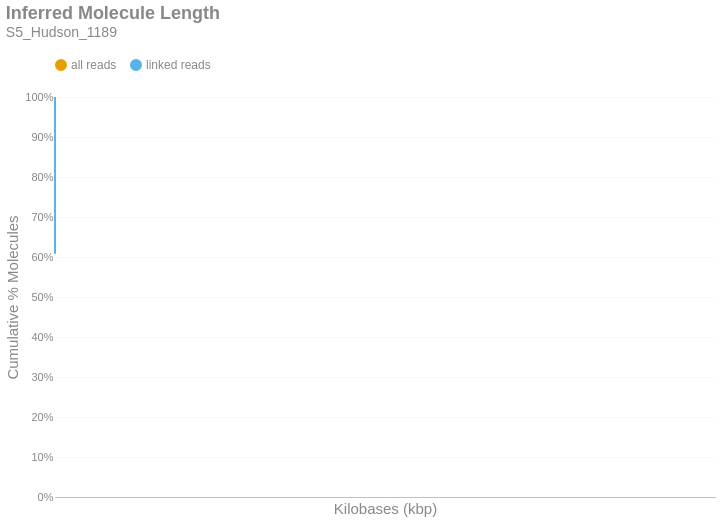

Source (notebook cell):
### Markdown cell above
### Inferred Molecule Length
This is the cumulative frequency distribution of molecule lengths inferred from the first and last alignment positions along a contig for all alignments associated with a single linked-read barcode on a given contig.There are two distributions: one with `all` the alignments (yellow) and another with only `linked reads` (blue). The percent of molecules in the `linked reads` distribution is relative to the total number of linked molecules.

### Code cell
if SKIPLR:
    print_html(f"Skipped")
else:
    binned_df = consolidated_hist(valids['length_inferred']/1000, mask, 10, True)
    binned_df = binned_df.with_columns(
        pl.when(pl.col('bin').cast(pl.Utf8) == '0').then(pl.lit('1')).otherwise(pl.col('bin').cast(pl.Utf8)).alias('bin')
    )
    with SafeRender(binned_df):
        (
            density_plot(binned_df, 'Inferred Molecule Length', samplename, 'inferredlen')
            .transform_calculate(bin_kb='datum.bin / 1000')
            .encode(
                x=alt.X('bin_kb:Q', title="Kilobases (kbp)").scale(type='log', padding=0).axis(labelAngle=-40),
                y=alt.Y('value:Q', title='Cumulative % Molecules')
                    .axis(format='%')
                    .stack(False)
                    .scale(domainMin=0, domainMax=1,padding=0),
                color=alt.Color("key:N").scale(domain = ["all reads", "linked reads"]),
                tooltip = [
                    alt.Tooltip("key:N", title = "Data Type"),
                    alt.Tooltip("range_label:N", title="Kilobases"),
                    alt.Tooltip("value:Q", format = ".2%", title="% Molecules (Cum.)")
                ]
            )
        ).display()

### Figure 1 — Vega-Lite specification as saved in the notebook (floating-point values rounded to 4 significant figures)
{"width": "container", "height": 400, "config": {"title": {"anchor": "start", "dy": -15, "fontSize": 18, "color": "#888888", "subtitleColor": "#888888", "subtitleFontSize": 14}, "arc": {"fill": "#0072B2"}, "axis": {"domainColor": "#888888", "domainWidth": 0.5, "gridWidth": 0.2, "grid": false, "titleFontWeight": 400, "titleFontSize": 15, "labelFontSize": 11, "labelColor": "#888888", "tickColor": "#888888", "tickWidth": 0.2, "titleColor": "#888888"}, "axisBand": {"grid": false}, "axisX": {"grid": true, "tickSize": 10, "domainCap": "round"}, "axisY": {"domain": false, "grid": true, "tickSize": 0, "domainCap": "round"}, "background": "transparent", "header": {"labelFontSize": 15, "labelColor": "#888888", "titleFontSize": 15, "titleFontWeight": 600, "titleColor": "#888888"}, "legend": {"labelFont": "sans-serif", "labelFontSize": 12, "labelColor": "#888888", "symbolSize": 100, "symbolType": "circle", "titleFontSize": 12, "titlePadding": 10, "titleColor": "#888888", "title": null, "orient": "top"}, "range": {"category": ["#E69F00", "#56B4E9", "#009E73", "#F0E442", "#0072B2", "#D55E00", "#CC79A7", "#000000"], "diverging": ["#cfe8f3", "#a2d4ec", "#73bfe2", "#46abdb", "#1696d2", "#12719e"]}, "area": {"fill": "#0072B2", "fillOpacity": 0.7, "line": true, "strokeOpacity": 0.7}, "line": {"color": "#0072B2", "stroke": "#0072B2", "strokeWidth": 2}, "trail": {"color": "#0072B2", "stroke": "#0072B2", "strokeWidth": 0, "size": 1}, "point": {"filled": true, "fillOpacity": 1.0, "size": 95}, "text": {"color": "#888888", "fontSize": 11, "align": "right", "fontWeight": 400, "size": 11}, "bar": {"fill": "#0072B2", "stroke": null}, "view": {"stroke": null, "continuousWidth": 660, "continuousHeight": 400}}, "data": {"name": "data-2decf227e4a4dd7b10e19bb124fb4467"}, "mark": {"type": "line", "interpolate": "monotone", "point": {"opacity": 0, "size": 275}}, "encoding": {"color": {"field": "key", "scale": {"domain": ["all reads", "linked reads"]}, "type": "nominal"}, "tooltip": [{"field": "key", "title": "Data Type", "type": "nominal"}, {"field": "range_label", "title": "Kilobases", "type": "nominal"}, {"field": "value", "format": ".2%", "title": "% Molecules (Cum.)", "type": "quantitative"}], "x": {"axis": {"labelAngle": -40}, "field": "bin_kb", "scale": {"type": "log", "padding": 0}, "title": "Kilobases (kbp)", "type": "quantitative"}, "y": {"axis": {"format": "%"}, "field": "value", "scale": {"domainMin": 0, "domainMax": 1, "padding": 0}, "stack": false, "title": "Cumulative % Molecules", "type": "quantitative"}}, "params": [{"name": "param_c36ac31b6afebe62", "select": {"type": "point", "fields": ["key"]}, "bind": "legend"}], "title": {"text": "Inferred Molecule Length", "subtitle": "S5_Hudson_1189"}, "transform": [{"fold": ["all reads (cumsum)", "linked reads (cumsum)"]}, {"calculate": "replace(datum.key, ' (cumsum)', '')", "as": "key"}, {"filter": {"param": "param_c36ac31b6afebe62"}}, {"calculate": "datum.bin / 1000", "as": "bin_kb"}], "usermeta": {"embedOptions": {"downloadFileName": "S5_Hudson_1189.inferredlen"}}, "$schema": "https://vega.github.io/schema/vega-lite/v6.1.0.json", "datasets": {"data-2decf227e4a4dd7b10e19bb124fb4467": [{"bin": "0.0", "interval": "0.0-10.0", "all reads": 0.8946, "linked reads": 0.6082, "all reads (cumsum)": 0.8946, "linked reads (cumsum)": 0.6082, "range_label": "0-9"}, {"bin": "10.0", "interval": "10.0-20.0", "all reads": 0.05999, "linked reads": 0.2225, "all reads (cumsum)": 0.9546, "linked reads (cumsum)": 0.8306, "range_label": "10-19"}, {"bin": "20.0", "interval": "20.0-30.0", "all reads": 0.027, "linked reads": 0.1007, "all reads (cumsum)": 0.9816, "linked reads (cumsum)": 0.9313, "range_label": "20-29"}, {"bin": "30.0", "interval": "30.0-40.0", "all reads": 0.01119, "linked reads": 0.04175, "all reads (cumsum)": 0.9928, "linked reads (cumsum)": 0.9731, "range_label": "30-39"}, {"bin": "40.0", "interval": "40.0-50.0", "all reads": 0.004533, "linked reads": 0.01684, "all reads (cumsum)": 0.9973, "linked reads (cumsum)": 0.9899, "range_label": "40-49"}, {"bin": "50.0", "interval": "50.0-60.0", "all reads": 0.001553, "linked reads": 0.005845, "all reads (cumsum)": 0.9989, "linked reads (cumsum)": 0.9958, "range_label": "50-59"}, {"bin": "60.0", "interval": "60.0-70.0", "all reads": 0.0006303, "linked reads": 0.002372, "all reads (cumsum)": 0.9995, "linked reads (cumsum)": 0.9981, "range_label": "60-69"}, {"bin": "70.0", "interval": "70.0-80.0", "all reads": 0.0002688, "linked reads": 0.001014, "all reads (cumsum)": 0.9998, "linked reads (cumsum)": 0.9992, "range_label": "70-79"}, {"bin": "80.0", "interval": "80.0-90.0", "all reads": 0.0001248, "linked reads": 0.000468, "all reads (cumsum)": 0.9999, "linked reads (cumsum)": 0.9996, "range_label": "80-89"}, {"bin": "90.0", "interval": "90.0-100.0", "all reads": 5.014e-05, "linked reads": 0.0001878, "all reads (cumsum)": 1.0, "linked reads (cumsum)": 0.9998, "range_label": "90-99"}, {"bin": "100.0", "interval": "100.0-110.0", "all reads": 2.656e-05, "linked reads": 0.0001002, "all reads (cumsum)": 1.0, "linked reads (cumsum)": 0.9999, "range_label": "100-109"}, {"bin": "110.0", "interval": "110.0-120.0", "all reads": 1.104e-05, "linked reads": 4.165e-05, "all reads (cumsum)": 1.0, "linked reads (cumsum)": 1.0, "range_label": "110-119"}, {"bin": "120.0", "interval": "120.0-130.0", "all reads": 5.986e-06, "linked reads": 2.259e-05, "all reads (cumsum)": 1.0, "linked reads (cumsum)": 1.0, "range_label": "120-129"}, {"bin": "130.0", "interval": "130.0-140.0", "all reads": 3.554e-06, "linked reads": 1.341e-05, "all reads (cumsum)": 1.0, "linked reads (cumsum)": 1.0, "range_label": "130-139"}, {"bin": "140.0", "interval": "140.0-150.0", "all reads": 1.31e-06, "linked reads": 4.941e-06, "all reads (cumsum)": 1.0, "linked reads (cumsum)": 1.0, "range_label": "140-149"}, {"bin": "150.0", "interval": "150.0-160.0", "all reads": 7.483e-07, "linked reads": 2.824e-06, "all reads (cumsum)": 1.0, "linked reads (cumsum)": 1.0, "range_label": "150-159"}, {"bin": "160.0", "interval": "160.0-170.0", "all reads": 5.612e-07, "linked reads": 2.118e-06, "all reads (cumsum)": 1.0, "linked reads (cumsum)": 1.0, "range_label": "160-169"}, {"bin": "170.0", "interval": "170.0-180.0", "all reads": 1.871e-07, "linked reads": 7.059e-07, "all reads (cumsum)": 1.0, "linked reads (cumsum)": 1.0, "range_label": "170-179"}]}}
